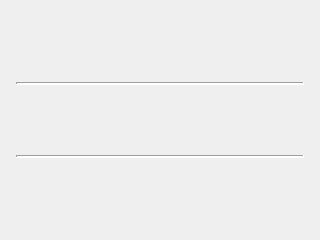
<?xml version="1.0" encoding="UTF-8"?>
<ui version="4.0">
 <class>umlClass</class>
 <widget class="QWidget" name="umlClass">
  <property name="geometry">
   <rect>
    <x>0</x>
    <y>0</y>
    <width>320</width>
    <height>240</height>
   </rect>
  </property>
  <property name="windowTitle">
   <string>Form</string>
  </property>
  <layout class="QGridLayout" name="gridLayout">
   <property name="leftMargin">
    <number>0</number>
   </property>
   <property name="topMargin">
    <number>0</number>
   </property>
   <property name="rightMargin">
    <number>0</number>
   </property>
   <property name="bottomMargin">
    <number>0</number>
   </property>
   <property name="spacing">
    <number>1</number>
   </property>
   <item row="1" column="2">
    <widget class="ConnWidget" name="connRight" native="true">
     <property name="sizePolicy">
      <sizepolicy hsizetype="Fixed" vsizetype="Preferred">
       <horstretch>0</horstretch>
       <verstretch>0</verstretch>
      </sizepolicy>
     </property>
     <property name="minimumSize">
      <size>
       <width>10</width>
       <height>0</height>
      </size>
     </property>
    </widget>
   </item>
   <item row="1" column="0">
    <widget class="ConnWidget" name="connLeft" native="true">
     <property name="sizePolicy">
      <sizepolicy hsizetype="Fixed" vsizetype="Preferred">
       <horstretch>0</horstretch>
       <verstretch>0</verstretch>
      </sizepolicy>
     </property>
     <property name="minimumSize">
      <size>
       <width>10</width>
       <height>0</height>
      </size>
     </property>
    </widget>
   </item>
   <item row="0" column="1">
    <widget class="ConnWidget" name="connTop" native="true">
     <property name="sizePolicy">
      <sizepolicy hsizetype="Preferred" vsizetype="Fixed">
       <horstretch>0</horstretch>
       <verstretch>0</verstretch>
      </sizepolicy>
     </property>
     <property name="minimumSize">
      <size>
       <width>0</width>
       <height>10</height>
      </size>
     </property>
    </widget>
   </item>
   <item row="2" column="1">
    <widget class="ConnWidget" name="connBot" native="true">
     <property name="sizePolicy">
      <sizepolicy hsizetype="Preferred" vsizetype="Fixed">
       <horstretch>0</horstretch>
       <verstretch>0</verstretch>
      </sizepolicy>
     </property>
     <property name="minimumSize">
      <size>
       <width>0</width>
       <height>10</height>
      </size>
     </property>
    </widget>
   </item>
   <item row="1" column="1">
    <widget class="QWidget" name="widget" native="true">
     <property name="sizePolicy">
      <sizepolicy hsizetype="Preferred" vsizetype="Preferred">
       <horstretch>1</horstretch>
       <verstretch>1</verstretch>
      </sizepolicy>
     </property>
     <property name="minimumSize">
      <size>
       <width>50</width>
       <height>50</height>
      </size>
     </property>
     <property name="mouseTracking">
      <bool>true</bool>
     </property>
     <layout class="QVBoxLayout" name="verticalLayout_2">
      <property name="spacing">
       <number>3</number>
      </property>
      <property name="leftMargin">
       <number>5</number>
      </property>
      <property name="topMargin">
       <number>5</number>
      </property>
      <property name="rightMargin">
       <number>5</number>
      </property>
      <property name="bottomMargin">
       <number>5</number>
      </property>
      <item>
       <layout class="QVBoxLayout" name="verticalLayout">
        <property name="sizeConstraint">
         <enum>QLayout::SetDefaultConstraint</enum>
        </property>
        <item>
         <widget class="ConnWidget" name="connTitle" native="true"/>
        </item>
        <item>
         <widget class="Line" name="line">
          <property name="lineWidth">
           <number>2</number>
          </property>
          <property name="orientation">
           <enum>Qt::Horizontal</enum>
          </property>
         </widget>
        </item>
        <item>
         <widget class="ConnWidget" name="connFields" native="true"/>
        </item>
        <item>
         <widget class="Line" name="line_2">
          <property name="lineWidth">
           <number>2</number>
          </property>
          <property name="orientation">
           <enum>Qt::Horizontal</enum>
          </property>
         </widget>
        </item>
        <item>
         <widget class="ConnWidget" name="connMethods" native="true"/>
        </item>
       </layout>
      </item>
     </layout>
    </widget>
   </item>
  </layout>
 </widget>
 <customwidgets>
  <customwidget>
   <class>ConnWidget</class>
   <extends>QWidget</extends>
   <header location="global">view/connwidget.h</header>
   <container>1</container>
  </customwidget>
 </customwidgets>
 <resources/>
 <connections/>
</ui>
